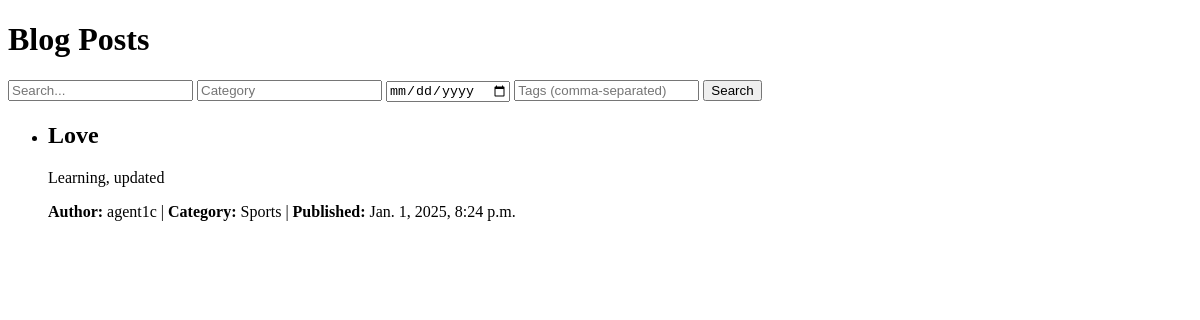
/blog/, run on an earlier commit of the app's database.
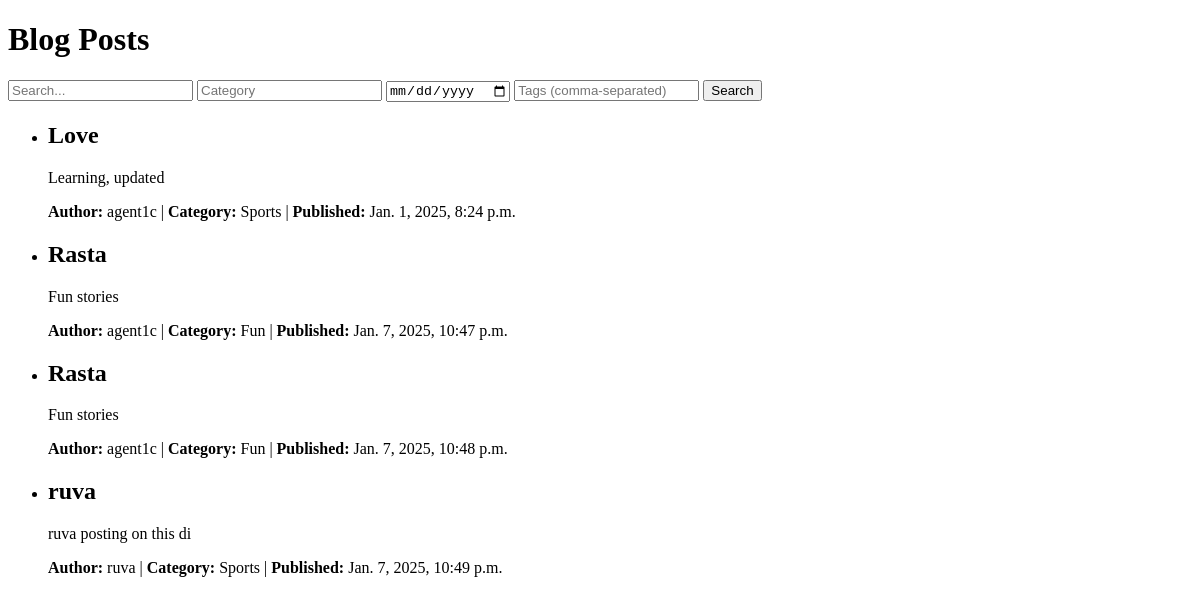
And on a later commit of the database.
### blog/models.py (models this page shows, shortened)
class BlogPost(models.Model):
    title = models.CharField(max_length=200)
    content = models.TextField()
    author = models.ForeignKey(settings.AUTH_USER_MODEL, on_delete=models.CASCADE)
    category = models.ForeignKey(Category, on_delete=models.SET_NULL, null=True)
    published_date = models.DateTimeField(auto_now_add=True)
    created_date = models.DateTimeField(auto_now=True)
    tags = models.ManyToManyField(Tag, blank=True)

class Category(models.Model):
    name = models.CharField(max_length=100)
    def __str__(self):
        return self.name

### users/models.py (models this page shows, shortened)
class User(AbstractUser):
    email = models.EmailField(unique=True)
    groups = models.ManyToManyField(
        Group,
        related_name='custom_user_groups',  # Ensure unique related_name
        blank=True,
    )
    user_permissions = models.ManyToManyField(
        Permission,
        related_name='custom_user_permissions',  # Ensure unique related_name
        blank=True,
    )

### blog/views.py (the view)
# urls.py: path('', post_list, name='post_list'),
def post_list(request):
    posts = BlogPost.objects.all()
    return render(request, 'blog/post_list.html', {'posts': posts})

### blog/templates/blog/post_list.html (shortened to what this page needs)
<!DOCTYPE html>
<html lang="en">
<head>
</head>
<body>
    <h1>Blog Posts</h1>
    <form method="get" action="{% url 'search_posts' %}">
        <input type="text" name="q" placeholder="Search...">
        <input type="text" name="category" placeholder="Category">
        <input type="date" name="published_after" placeholder="Published After">
        <input type="text" name="tags" placeholder="Tags (comma-separated)">
        <button type="submit">Search</button>
    </form>
    <ul>
        {% for post in posts %}
            <li>
                <h2>{{ post.title }}</h2>
                <p>{{ post.content }}</p>
                <p><strong>Author:</strong> {{ post.author.username }} | <strong>Category:</strong> {{ post.category }} | <strong>Published:</strong> {{ post.published_date }}</p>
            </li>
        {% empty %}
            <li>No posts available.</li>
        {% endfor %}
    </ul>
</body>
</html>

What changed in the data, as far as the page shows it:
added BlogPost: title "Rasta", content "Fun stories", author.username "agent1c", category "Fun", published_date "Jan. 7, 2025, 10:47 p.m."
added BlogPost: title "Rasta", content "Fun stories", author.username "agent1c", category "Fun", published_date "Jan. 7, 2025, 10:48 p.m."
added BlogPost: title "ruva", content "ruva posting on this di", author.username "ruva", category "Sports", published_date "Jan. 7, 2025, 10:49 p.m."
